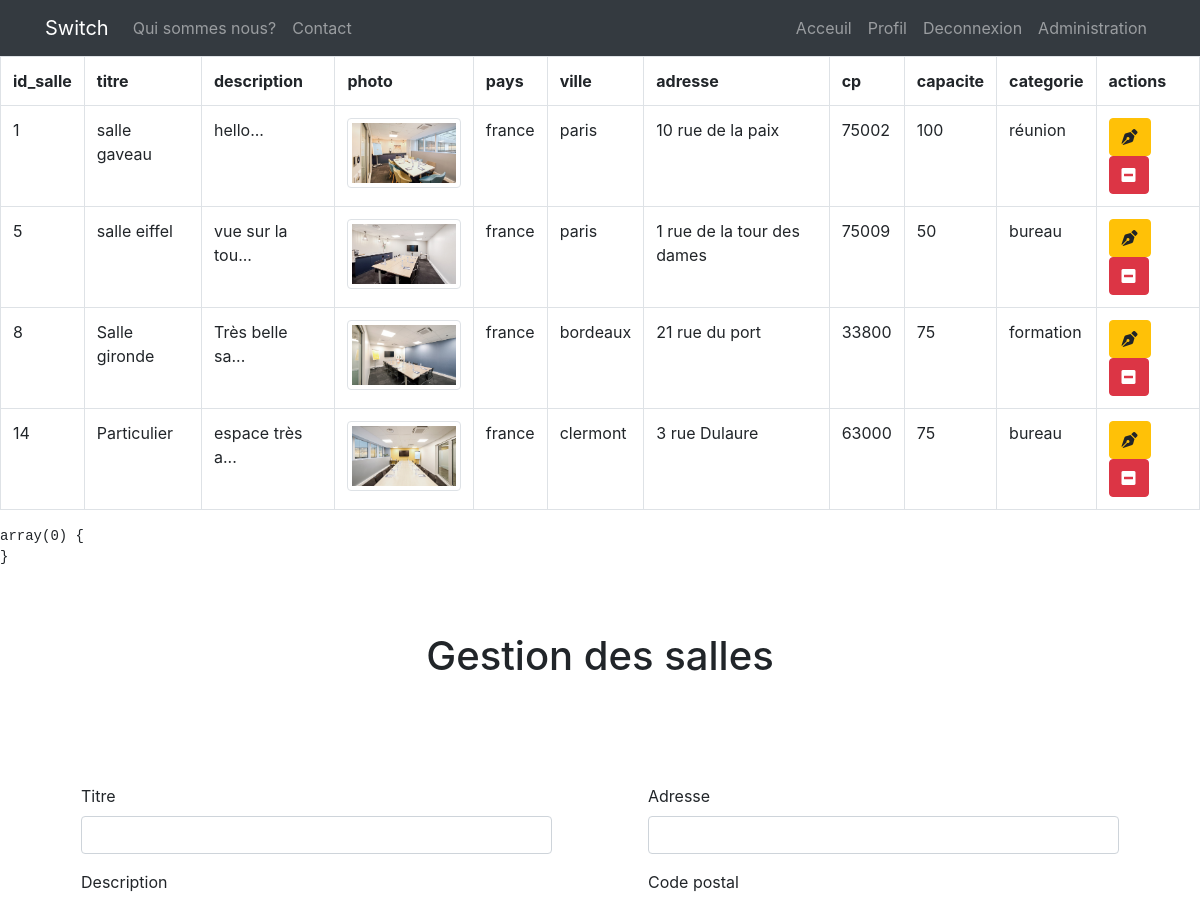
Page /admin/gestion_salle.php (signed in, upper part) on the earlier database version.
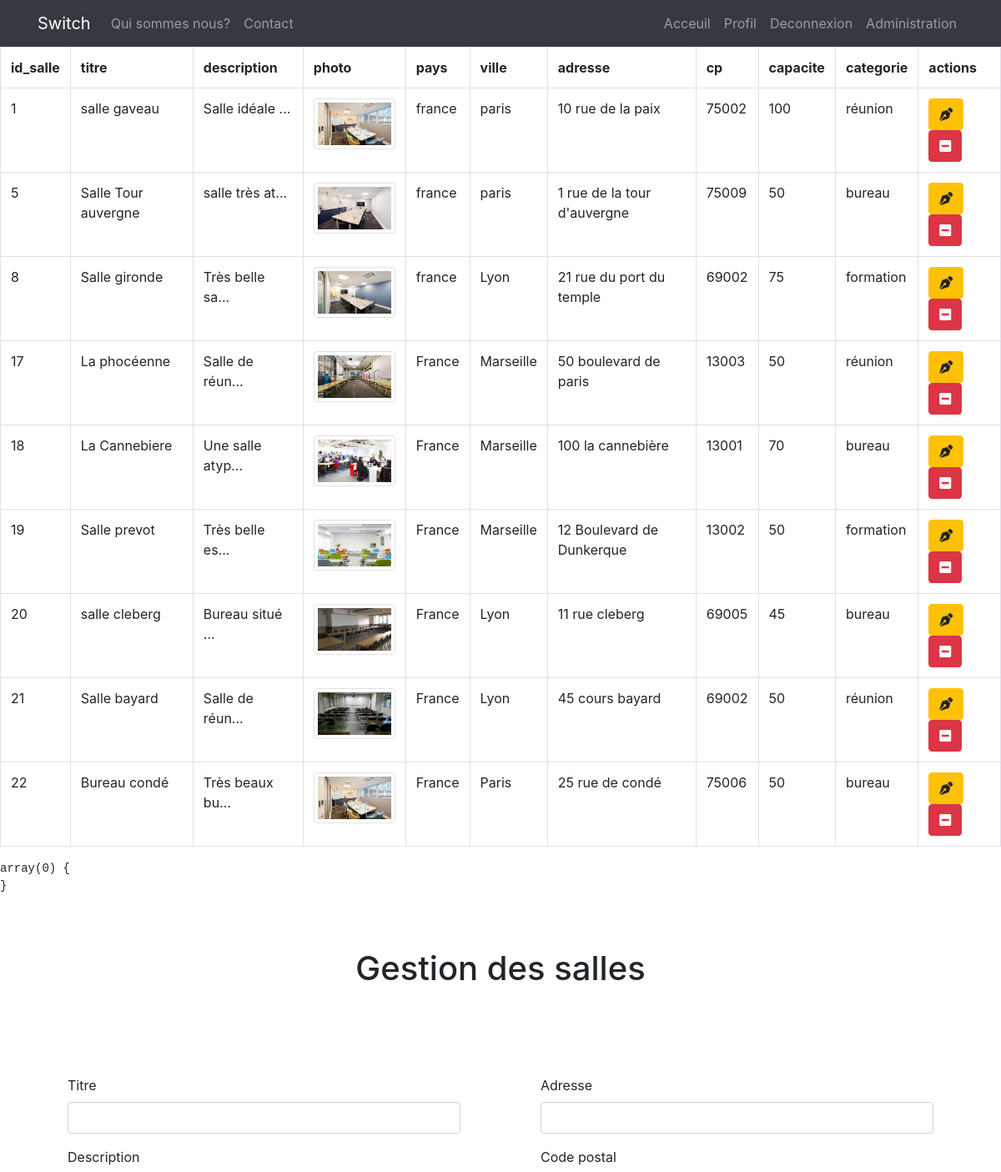
Same page on the later database version.
### tables this page shows
CREATE TABLE IF NOT EXISTS `salle` (
  `id_salle` int(3) NOT NULL AUTO_INCREMENT,
  `titre` varchar(200) NOT NULL,
  `description` text NOT NULL,
  `photo` varchar(200) NOT NULL,
  `pays` varchar(20) NOT NULL,
  `ville` varchar(20) NOT NULL,
  `adresse` varchar(50) NOT NULL,
  `cp` int(5) NOT NULL,
  `capacite` int(3) NOT NULL,
  `categorie` enum('réunion','bureau','formation') NOT NULL,
  PRIMARY KEY (`id_salle`)
);

### admin/gestion_salle.php (the view, shortened to what this page needs)
<?php
include '../inc/init.inc.php';
include '../inc/fonction.inc.php';
include '../inc/header.inc.php';
include '../inc/nav.inc.php';
$liste_salle = $pdo->query("SELECT * FROM salle");
echo '<div class="table-responsive">';
echo '<table class="table table-bordered">';
echo '<tr>';
echo '<th>id_salle</th>';
echo '<th>titre</th>';
echo '<th>description</th>';
echo '<th>photo</th>';
echo '<th>pays</th>';
echo '<th>ville</th>';
echo '<th>adresse</th>';
echo '<th>cp</th>';
echo '<th>capacite</th>';
echo '<th>categorie</th>';
echo '<th>actions</th>';
echo '</tr>';
while($salle = $liste_salle->fetch(PDO::FETCH_ASSOC)) {
    echo'<tr>';
    echo '<td>'. $salle['id_salle'] . '</td>';
    echo '<td>'. $salle['titre'] . '</td>';
    echo '<td>'. substr($salle['description'],0 ,14) . '...</td>';
    echo '<td><img src="'. URL . 'img/' . $salle['photo'] . '" class="img-thumbnail" width="140"></td>';
    echo '<td>'. $salle['pays'] . '</td>';
    echo '<td>'. $salle['ville'] . '</td>';
    echo '<td>'. $salle['adresse'] . '</td>';
    echo '<td>'. $salle['cp'] . '</td>';
    echo '<td>'. $salle['capacite'] . '</td>';
    echo '<td>'. $salle['categorie'] . '</td>';
    echo '<td>
              <a href="?action=modifier&id_salle='. $salle['id_salle'] . '" class="btn btn-warning"><i class="fas fa-pen-nib"></i></a>
              <a href="?action=supprimer&id_salle='. $salle['id_salle'] . '" class="btn btn-danger" onclick="return(confirm(\'Etes-vous sûr ?\'))"><i class="fas fa-minus-square"></i></a>
          </td>';
    echo'</tr>';
    echo '</div>';
        ?>
        <?php
}
if(empty($_GET['action']) || $_GET['action'] != 'modifier' && $_GET['action'] != 'supprimer') {
?>
    <section>
        <form action="" method="POST" enctype="multipart/form-data">
            <h1 class="text-center pt-5">Gestion des salles</h1>
            <div class="row p-5">
                <div class="col-6 p-5">
                    <div class="form-group">
                        <label for="titre">Titre</label>
                        <input type="text" id="titre" name="titre" class="form-control">
                    </div>
                    <div class="form-group">
                        <label for="description">Description</label>
                    </div>
                </div>
                <div class="col-6 p-5">
                    <div class="form-group">
                        <label for="adresse">Adresse</label>
                        <input type="text" id="adresse" name="adresse" class="form-control">
                    </div>
                    <div class="form-group">
                        <label for="cp">Code postal</label>
                    </div>
                </div>
            </div>
        </form>
    </section>
<?php
}
include '../inc/footer.inc.php';

Differences in the rows shown:
removed salle: id_salle "14", titre "Particulier", description "espace très a", photo (picture), pays "france", ville "clermont", adresse "3 rue Dulaure", cp "63000", capacite "75", categorie "bureau"
changed salle "salle gaveau": description "hello" → "Salle idéale"
changed salle id 5: titre "salle eiffel" → "Salle Tour auvergne"; description "vue sur la tou" → "salle très at"; adresse "1 rue de la tour des dames" → "1 rue de la tour d'auvergne"
changed salle "Salle gironde": ville "bordeaux" → "Lyon"; adresse "21 rue du port" → "21 rue du port du temple"; cp "33800" → "69002"
added salle: id_salle "17", titre "La phocéenne", description "Salle de réun", photo (picture), pays "France", ville "Marseille", adresse "50 boulevard de paris", cp "13003", capacite "50", categorie "réunion"
added salle: id_salle "18", titre "La Cannebiere", description "Une salle atyp", photo (picture), pays "France", ville "Marseille", adresse "100 la cannebière", cp "13001", capacite "70", categorie "bureau"
added salle: id_salle "19", titre "Salle prevot", description "Très belle es", photo (picture), pays "France", ville "Marseille", adresse "12 Boulevard de Dunkerque", cp "13002", capacite "50", categorie "formation"
added salle: id_salle "20", titre "salle cleberg", description "Bureau situé", photo (picture), pays "France", ville "Lyon", adresse "11 rue cleberg", cp "69005", capacite "45", categorie "bureau"
added salle: id_salle "21", titre "Salle bayard", description "Salle de réun", photo (picture), pays "France", ville "Lyon", adresse "45 cours bayard", cp "69002", capacite "50", categorie "réunion"
added salle: id_salle "22", titre "Bureau condé", description "Très beaux bu", photo (picture), pays "France", ville "Paris", adresse "25 rue de condé", cp "75006", capacite "50", categorie "bureau"
